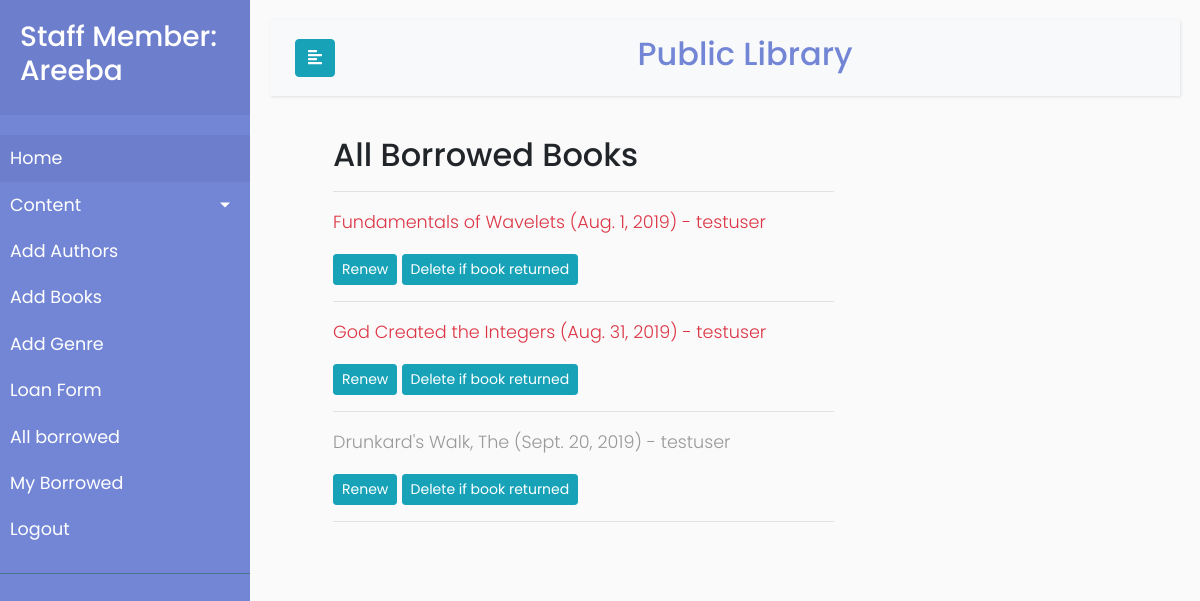
The page /catalog/borrowed/ (signed in) on the database its author committed.
### catalog/models.py (models this page shows, shortened)
class BookInstance(models.Model):
    id = models.UUIDField(primary_key=True, default=uuid.uuid4, help_text='Unique ID for this particular book across whole library')
    book = models.ForeignKey('Book', on_delete=models.SET_NULL, null=True)
    imprint = models.CharField(max_length=200)
    due_back = models.DateField(null=True, blank=True)
    LOAN_STATUS = (
        ('m', 'Maintenance'),
        ('o', 'On loan'),
        ('a', 'Available'),
        ('r', 'Reserved'),
    )
    status = models.CharField(
        max_length=1,
        choices=LOAN_STATUS,
        blank=True,
        default='m',
        help_text='Book availability',
    )
    borrower = models.ForeignKey(User, on_delete=models.SET_NULL, null=True, blank=True)
    @property
    def is_overdue(self):
        if self.due_back and date.today() > self.due_back:
            return True
        return False
    class Meta:
        ordering = ['due_back']
        permissions = (("can_mark_returned", "Set book as returned"),)  #tuple(permission name,permission display value)

class Book(models.Model):
    title = models.CharField(max_length=200)
    author = models.ForeignKey(Author, on_delete=models.SET_NULL, null=True)
    summary = models.TextField(max_length=1000, help_text='Enter a brief description of the book')
    isbn = models.CharField('ISBN', max_length=13, help_text='13 Character <a href="https://www.isbn-international.org/content/what-isbn">ISBN number</a>')
    genre = models.ManyToManyField(Genre, help_text='Select a genre for this book')
    language=models.ForeignKey(Language, on_delete=models.SET_NULL,null=True)

### catalog/views.py (the view)
# urls.py: path(r'borrowed/', LoanedBooksAllListView.as_view(), name='all-borrowed'),
class LoanedBooksAllListView(PermissionRequiredMixin,ListView):
    model = BookInstance
    permission_required = 'catalog.can_mark_returned'
    template_name = 'catalog/bookinstance_list_borrowed_all.html'
    paginate_by = 6
    def get_queryset(self):
        return BookInstance.objects.filter(status__exact='o').order_by('due_back')

### catalog/templates/catalog/bookinstance_list_borrowed_all.html
{% extends "catalog/base_generic.html" %}
{% block content %}
<div class="col-sm-7 mx-5">
  {% if perms.catalog.can_mark_returned %}
    <h2>All Borrowed Books</h2><hr/>
    {% if bookinstance_list %}
      {% for bookinst in bookinstance_list %}
        <p class="{% if bookinst.is_overdue %}text-danger{% endif %}">
        <a href="{% url 'catalog:book-detail' bookinst.book.pk %}">{{bookinst.book.title}} ({{ bookinst.due_back }}) - {{ bookinst.borrower }}</a>
        </p>
        <button class="btn btn-info btn-sm"><a href="{% url 'catalog:renew-book-librarian' bookinst.id %}">Renew</a> </button>
        <button class="btn btn-info btn-sm"><a href="{% url 'catalog:book_instance_delete' bookinst.id %}">Delete if book returned</a> </button> <hr/>
      {% endfor %}
    {% else %}
      <p>There are no books borrowed.</p>
    {% endif %}
  {% endif %}
</div>
{% endblock %}

### catalog/templates/catalog/base_generic.html (shortened to what this page needs)
<!DOCTYPE html>
<html>
<head>
    <link rel="stylesheet" href="https://stackpath.bootstrapcdn.com/bootstrap/4.1.0/css/bootstrap.min.css">
   {% load static %}
    <link rel="stylesheet" href="{% static 'catalog/CSS/base.css' %}">
    <link rel="stylesheet" href="https://cdnjs.cloudflare.com/ajax/libs/malihu-custom-scrollbar-plugin/3.1.5/jquery.mCustomScrollbar.min.css">
</head>
<body>
  <div class="wrapper">
    {% block sidebar %}
    <nav id="sidebar">
        <div class="sidebar-header">
            {% if user.is_authenticated and perms.catalog.can_mark_returned %}
                <h3>Staff Member: {{user.get_username}}
            {% elif user.is_authenticated %}
                <h3>User: {{user.get_username}}
            {% else %}
                <h3>Public Library</h3>
            {% endif %}
        </div>
        <ul class="list-unstyled components">
            <li class="active">
                <a href="{% url 'catalog:index' %}">Home</a>
            </li>
            <li>
                <a href="#pageSubmenu" data-toggle="collapse" aria-expanded="false" class="dropdown-toggle">Content</a>
            </li>
            {% if perms.catalog.add_author and perms.catalog.add_book %}
                <li><a href="{% url 'catalog:author_create' %}">Add Authors</a></li>
                <li><a href="{% url 'catalog:book_create' %}">Add Books</a></li>
                <li><a href="{% url 'catalog:genre_create' %}">Add Genre</a></li>
                <li><a href="{% url 'catalog:book_instance_create' %}">Loan Form</a></li>
            {% endif %}
            {% if perms.catalog.can_mark_returned%}
                <li><a href="{% url 'catalog:all-borrowed' %}">All borrowed</a></li>
            {% endif %}
            {% if user.is_authenticated %}
                <li><a href="{% url 'catalog:my-borrowed' %}">My Borrowed</a></li>
                <li><a href="{% url 'logout'%}?next={{request.path}}">Logout</a></li>
            {% else %}
                <li><a href="{% url 'login'%}?next={{request.path}}">Login</a></li>
            {% endif %}
    </nav>
    <div id="content">
        <nav class="navbar navbar-expand-lg navbar-light bg-light">
                <div class="container-fluid">
                    <button type="button" id="sidebarCollapse" class="btn btn-info">
                        <i class="fas fa-align-left"></i>
                    </button>
                    <div class="col text-center text-primary">
                        <h2 style="color:#7386D5">Public Library</h2>
                    </div>
                </div>
        </nav>
    {% endblock %}
    {% block content %}{% endblock %}
            <div class="col-sm-7 mx-5">
</div>
    </div>
    </div>
    {% load static %}
</body>
</html>

### catalog/static/catalog/CSS/base.css (style rules this page uses)
body { font-family: 'Poppins', sans-serif; background: #fafafa; }
p { font-family: 'Poppins', sans-serif; font-size: 1.1em; font-weight: 300; line-height: 1.7em; color: #999; }
a, a:hover, a:focus { color: inherit; text-decoration: none; transition: all 0.3s; }
.navbar { padding: 15px 10px; background: #fff; border: none; border-radius: 0; margin-bottom: 40px; box-shadow: 1px 1px 3px rgba(0, 0, 0, 0.1); }
.wrapper { display: flex; width: 100%; align-items: stretch; }
#sidebar { min-width: 250px; max-width: 250px; background: #7386D5; color: #fff; transition: all 0.3s; }
#sidebar .sidebar-header { padding: 20px; background: #6d7fcc; }
#sidebar ul.components { padding: 20px 0; border-bottom: 1px solid #47748b; }
#sidebar ul li a { padding: 10px; font-size: 1.1em; display: block; }
#sidebar ul li.active>a, a[aria-expanded="true"] { color: #fff; background: #6d7fcc; }
a[data-toggle="collapse"] { position: relative; }
.dropdown-toggle::after { display: block; position: absolute; top: 50%; right: 20px; transform: translateY(-50%); }
#content { width: 100%; padding: 20px; min-height: 100vh; transition: all 0.3s; }

### rows shown on the page
BookInstance: book "Fundamentals of Wavelets", due_back "Aug. 1, 2019", borrower "testuser"
BookInstance: book "God Created the Integers", due_back "Aug. 31, 2019", borrower "testuser"
BookInstance: book "Drunkard's Walk, The", due_back "Sept. 20, 2019", borrower "testuser"

### other values the page prints
{{ user.get_username }} "Areeba"
